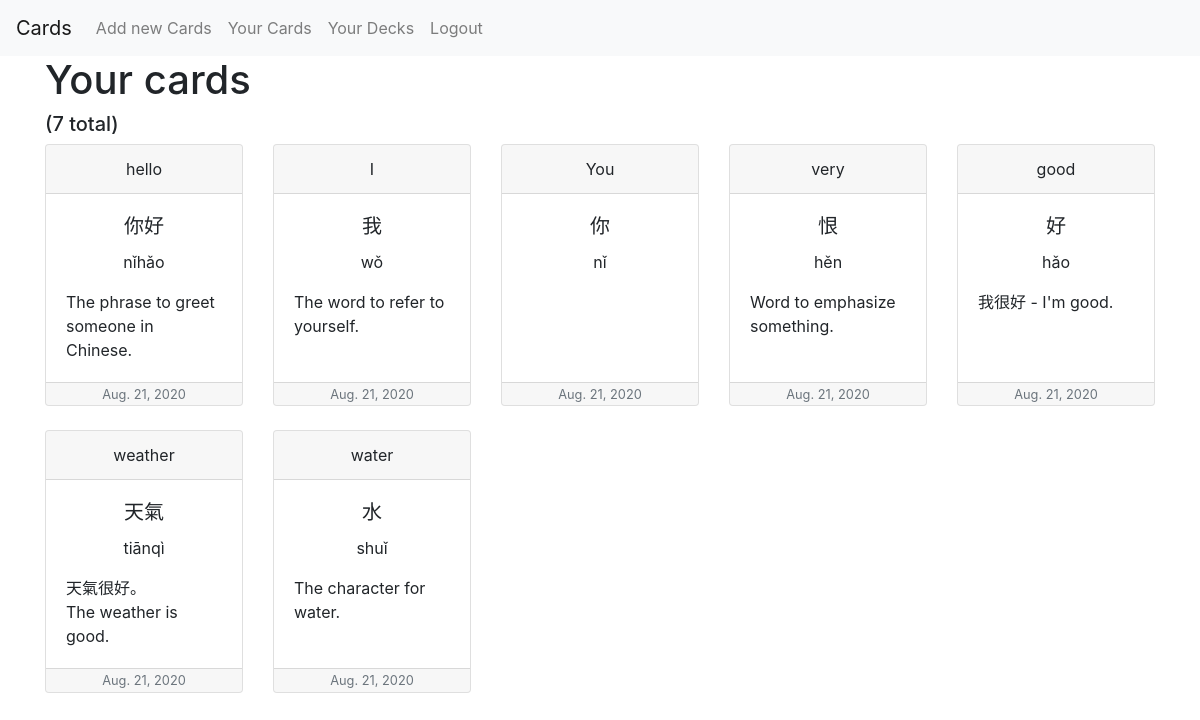
/ (signed in), run on an earlier commit of the app's database.
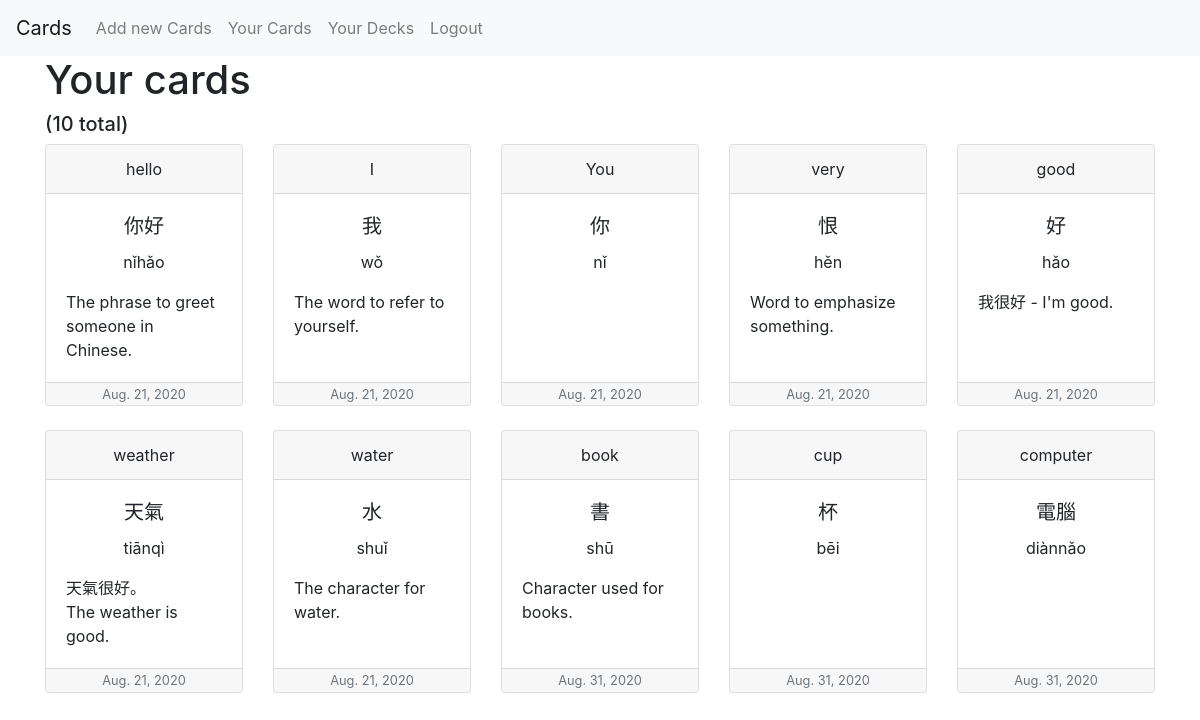
And on a later commit of the database.
### cards/models.py (models this page shows, shortened)
class Card(models.Model):
    english = models.CharField(max_length=45)
    character = models.CharField(max_length=45)
    pinyin = models.CharField(max_length=45)
    comment = models.CharField(max_length=255)
    created_on = models.DateField(auto_now_add=True)
    due = models.DateField(auto_now_add=True)
    created_by = models.ForeignKey(User, on_delete=models.SET(get_sentinel_user), related_name='created_cards')
    user = models.ForeignKey(User, on_delete=models.SET(get_sentinel_user), related_name='cards')

### cards/views.py (the view)
# urls.py: path('', views.index, name='index'),
def index(request):
    try:
        cards = Card.objects.filter(user=request.user)
    except:
        cards = []
    return render(request, 'cards/index.html', {
        'cards': cards
    })

### cards/templates/cards/index.html
{% extends 'cards/layout.html' %}
{% block body %}
    {% if user.is_authenticated %}
        {% include 'cards/view_cards.html' %}
    {% else %}
    <div class='container'>
        <h1>Hello there!</h1>
        <p>Register a new account to create awesome cards!</p>
    </div>
    {% endif %}
{% endblock %}

### cards/templates/cards/view_cards.html
<div class='container'>
    <h1>
        Your cards
    </h1>
    <h5>
        ({{ cards.count }} total)
    </h5>
    <div class='row row-cols-1 row-cols-sm-2 row-cols-md-3 row-cols-lg-4 row-cols-xl-5'>
        {% for card in cards %}
            <div class='col mb-4'>
                <div class='card text-center h-100'>
                    <div class='card-header'>{{ card.english }}</div>
                    <div class='card-body'>
                        <h5 class='card-title'>{{ card.character }}</h5>
                        <p class='card-text'>{{ card.pinyin }}</p>
                        <p class='card-text text-left card-comment'>{{ card.comment }}</p>
                    </div>
                    <div class="card-footer text-muted">{{ card.created_on }}</div>
                </div>
            </div>
        {% empty %}
            <p>You don't have any cards yet.</p>
        {% endfor%}
    </div>
</div>

What changed in the data, as far as the page shows it:
added Card: english "book", character "書", pinyin "shū", comment "Character used for books.", created_on "Aug. 31, 2020"
added Card: english "cup", character "杯", pinyin "bēi", created_on "Aug. 31, 2020"
added Card: english "computer", character "電腦", pinyin "diànnǎo", created_on "Aug. 31, 2020"
Also different on the page:
{{ cards.count }}: "7" → "10"
